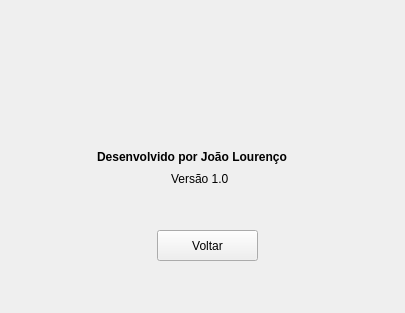
<?xml version="1.0" encoding="UTF-8"?>
<ui version="4.0">
 <class>MainWindow</class>
 <widget class="QMainWindow" name="MainWindow">
  <property name="geometry">
   <rect>
    <x>0</x>
    <y>0</y>
    <width>405</width>
    <height>313</height>
   </rect>
  </property>
  <property name="windowTitle">
   <string>MainWindow</string>
  </property>
  <widget class="QWidget" name="centralwidget">
   <widget class="QLabel" name="label">
    <property name="geometry">
     <rect>
      <x>44</x>
      <y>10</y>
      <width>321</width>
      <height>131</height>
     </rect>
    </property>
    <property name="text">
     <string/>
    </property>
    <property name="pixmap">
     <pixmap>../../../../Transferências/transferir.png</pixmap>
    </property>
    <property name="scaledContents">
     <bool>true</bool>
    </property>
   </widget>
   <widget class="QLabel" name="label_2">
    <property name="geometry">
     <rect>
      <x>97</x>
      <y>149</y>
      <width>241</width>
      <height>16</height>
     </rect>
    </property>
    <property name="font">
     <font>
      <weight>75</weight>
      <bold>true</bold>
     </font>
    </property>
    <property name="text">
     <string>Desenvolvido por João Lourenço</string>
    </property>
   </widget>
   <widget class="QLabel" name="label_3">
    <property name="geometry">
     <rect>
      <x>171</x>
      <y>171</y>
      <width>71</width>
      <height>16</height>
     </rect>
    </property>
    <property name="text">
     <string>Versão 1.0</string>
    </property>
   </widget>
   <widget class="QPushButton" name="Voltar">
    <property name="geometry">
     <rect>
      <x>157</x>
      <y>230</y>
      <width>101</width>
      <height>31</height>
     </rect>
    </property>
    <property name="text">
     <string>Voltar</string>
    </property>
   </widget>
  </widget>
 </widget>
 <resources/>
 <connections>
  <connection>
   <sender>Voltar</sender>
   <signal>clicked()</signal>
   <receiver>MainWindow</receiver>
   <slot>close()</slot>
   <hints>
    <hint type="sourcelabel">
     <x>196</x>
     <y>241</y>
    </hint>
    <hint type="destinationlabel">
     <x>202</x>
     <y>156</y>
    </hint>
   </hints>
  </connection>
 </connections>
</ui>
